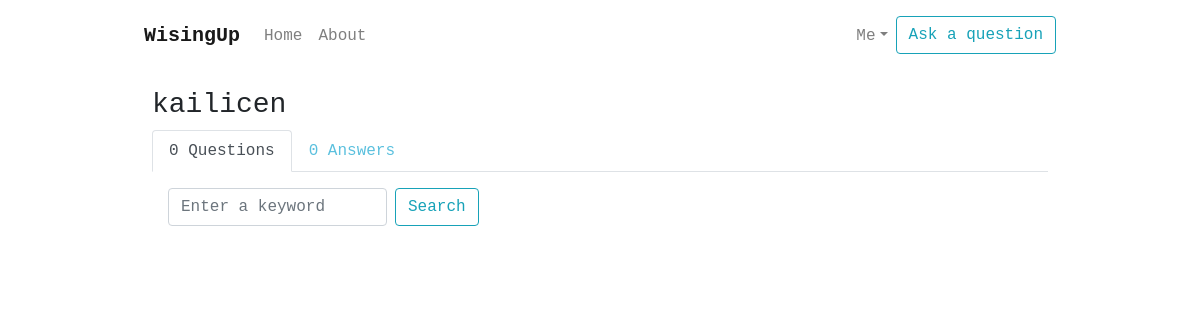
Page /user-questions/kailicen/ on the earlier database version.
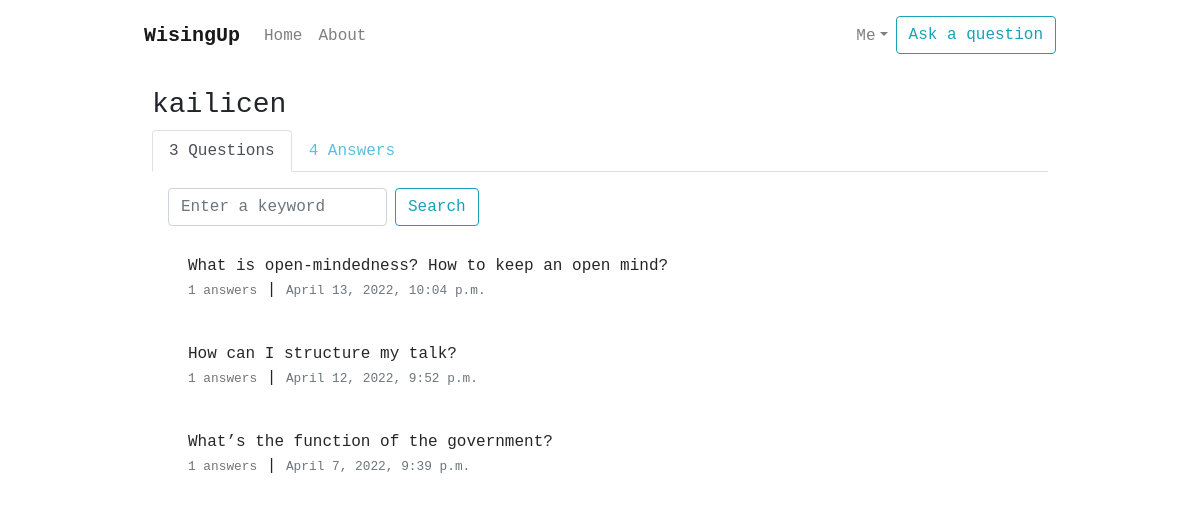
Same page on the later database version.
### wiseup/models.py (models this page shows, shortened)
class Question(models.Model):
    content = models.CharField(max_length=200)
    date = models.DateTimeField(auto_now_add=True)
    user = models.ForeignKey(User, on_delete=models.CASCADE)
    class Meta:
        ordering = ['-date']

### wiseup/views.py (the view)
# urls.py: path('user-questions/<str:username>/', UserQuestionListView.as_view(), name='user-questions'),
class UserQuestionListView(ListView):
    model = Question
    template_name = 'wiseup/user_questions.html'
    context_object_name = 'questions'
    paginate_by = 10
    def get_queryset(self):
        user = get_object_or_404(User, username=self.kwargs.get('username'))
        queryset = Question.objects.filter(user=user).order_by('-date')
        if self.request.GET.get("search"):
            input = self.request.GET.get("search")
            queryset = Question.objects.filter(user=user, content__icontains=input).order_by('-date')
        return queryset
    def get_context_data(self, **kwargs):
        user = get_object_or_404(User, username=self.kwargs.get('username'))
        context = super().get_context_data(**kwargs)
        context['user'] = user
        context['total_answer_count'] = Answer.objects.filter(user=user).count()
        context['total_question_count'] = Question.objects.filter(user=user).count()
        context['owner'] = self.request.user
        context['search_term'] = self.request.GET.get("search")
        return context

### wiseup/templates/wiseup/user_questions.html (shortened to what this page needs)
{% extends "wiseup/base.html" %}{% load static %}{% load query_highlight %}{% block content %}
<div class="d-flex flex-column p-2">
  <div class="m-3 pb-3">
    <h3>{{ user.username }}</h3>
    <ul class="nav nav-tabs">
      <li class="nav-item">
        <a class="nav-link" href="{% url 'user-questions' user.username %}">{{ total_question_count }} Questions</a>
      </li>
      <li class="nav-item">
        <a class="nav-link" href="{% url 'user-answers' user.username %}">{{ total_answer_count }} Answers</a>
      </li>
    </ul>
    <div class="p-3">
      <form method="GET" class="form-inline my-2 my-lg-0 pb-3">
        <input name="search" class="form-control mr-sm-2" required type="search" placeholder="Enter a keyword" aria-label="Search">
        <button class="btn btn-outline-info my-2 my-sm-0" type="submit">Search</button>
      </form>
        {% for question in questions %}
        <ul class="list-group">
          <li class="list-group-item borderless mb-3">
            <a
              class="question-title"
              href="{% url 'question-detail' question.id %}"
              >{% if search_term == None %}{{ question.content }}
              {% else %}{{ question.content|highlight:search_term }}
              {% endif %}</a
            ><br />
            <small class="text-muted"
              ><a class="question-user" href="{% url 'question-detail' question.id %}"
              >{{ question.answers.count }} answers</a></small
            >
            | <small class="text-muted">{{ question.date }}</small>
          </li>
        </ul>
        {% endfor %}
  </div>
</div>
{% endblock content %}

Differences in the rows shown:
added Question: content "What is open-mindedness? How to keep an open mind?", answers.count "1", date "April 13, 2022, 10:04 p.m."
added Question: content "How can I structure my talk?", answers.count "1", date "April 12, 2022, 9:52 p.m."
added Question: content "What’s the function of the government?", answers.count "1", date "April 7, 2022, 9:39 p.m."
Other differences:
{{ total_question_count }}: "0" → "3"
{{ total_answer_count }}: "0" → "4"
